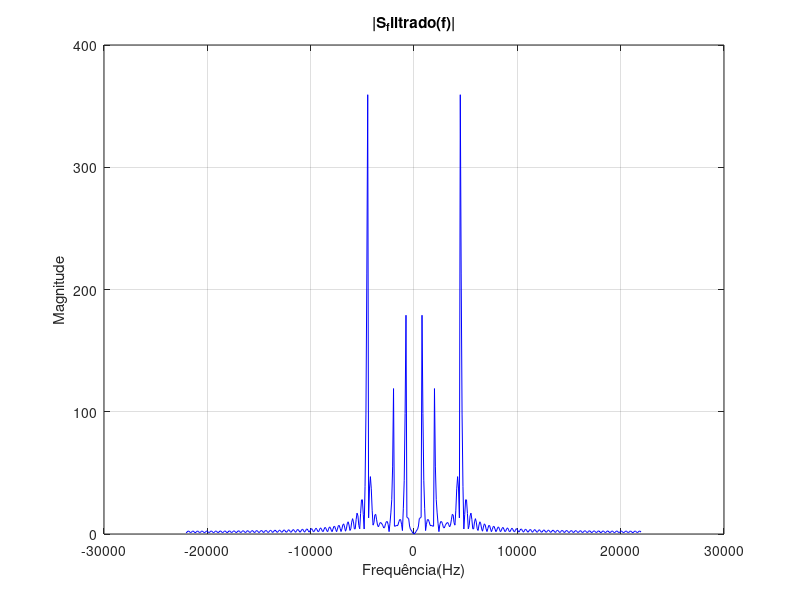

The MATLAB source for this figure:
pkg load signal
%Frequência de amostragem
Fs = 44100;

%Frequências de corte
fc = 500;

%Frequencias em Hz do projeto do filtro
Fn = Fs/2;
delta_f = 100;
fs1 = (fc + delta_f/2);
fp1 = (fs1 - delta_f);

%Normalização das frequências do projeto para a função firpm
fs1_n = fs1/Fn;
fp1_n = fp1/Fn;

f = [0 fp1_n fs1_n 1];
a = [0 0 1 1];
M = 200;
h = firpm (M, f, a);

[H,f] = freqz(h);
f = f*Fn/(pi);
modH = abs(H);
FaseH = unwrap(angle(H));

%Frequência dos sinais de teste
f1 = 800;
f2 = 2000;
f3 = 4500;


% Vetor de tempo
N = 1;
t = 0:1/Fs:1;



x1 = cos(2*pi*f1*t);
x2 = cos(2*pi*f2*t);
x3 = cos(2*pi*f3*t);

x = x1+0.5*x2+2*x3;


% Transformada de Fourier
K = length(H);
f = (-K/2:K/2-1) * (Fs / K); % Frequências


s = conv(x,h,'full');

S = fftshift(fft(s,length(H)));

mod_S = abs(S);

%Plotagem dos Espectros
figure;
subplot(1,1,1);
plot(f,mod_S,'-blue')
xlabel('Frequência(Hz)');
ylabel('Magnitude');
title('|S_filtrado(f)|');
grid on;

